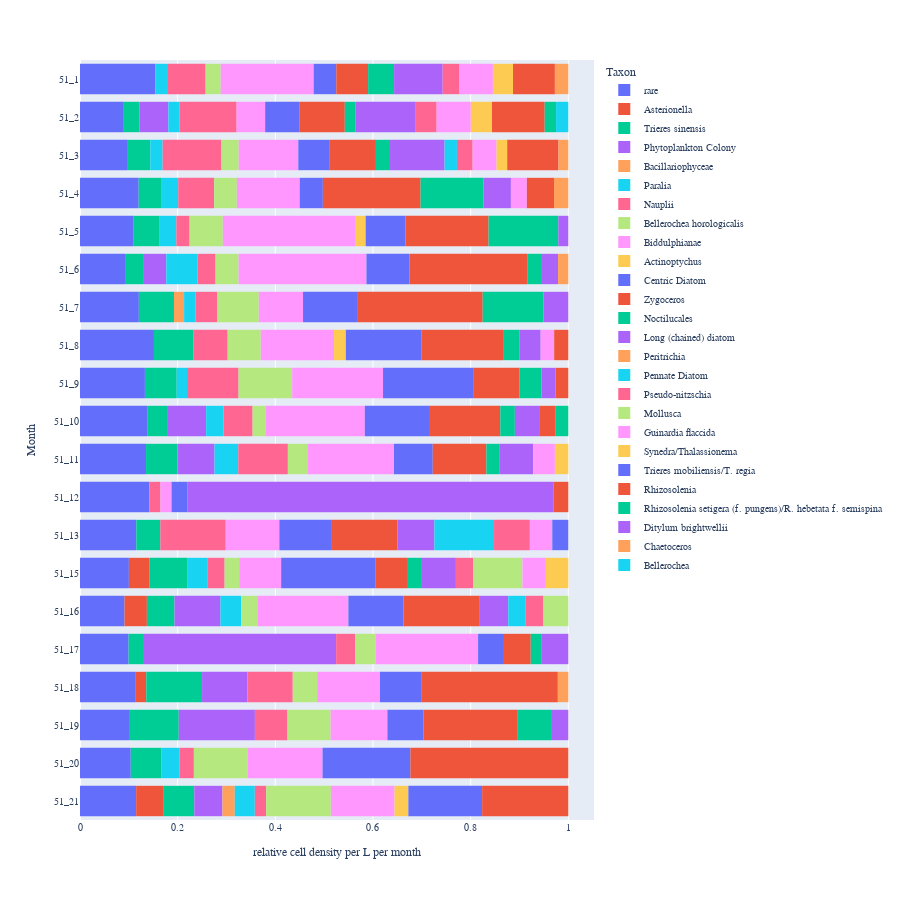
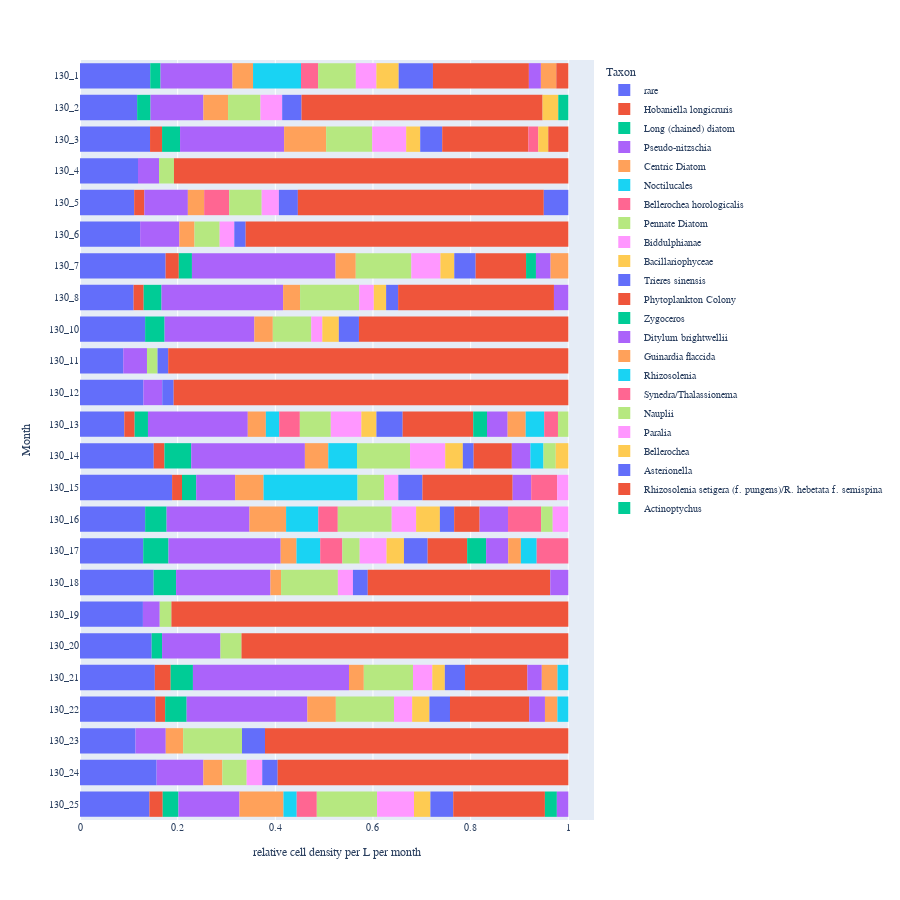

Source (notebook cell) for these figures, in order:
### Code cell
for station in ['51', '130']:
    grouped_df = flowcam[flowcam['Station'] == station][['Taxon', 'Comments', 'density_cell_L_sample']].groupby(['Taxon', 'Comments']).agg({'density_cell_L_sample':['sum', 'mean', 'min', 'max']})
    grouped_df.columns = ['density_cell_l_sum', 'density_cell_l_mean', 'density_cell_l_min', 'density_cell_l_max']
    grouped_df  = grouped_df.reset_index()

    # Normalise sum of cell density values to the total cells per L of that month
    grouped_df['rel_cell_density_l_per_sample'] = grouped_df.density_cell_l_mean / grouped_df.groupby('Comments').density_cell_l_mean.transform('sum')

    # Combine low-abundant groups for figure clarity
    rare_groups = grouped_df['rel_cell_density_l_per_sample'] <= 0.02
    grouped_df.loc[rare_groups, 'Taxon'] = 'rare'

    # Extract and sort samples numerically
    sample_order = sorted(grouped_df['Comments'].unique(), key=lambda x: int(x.split('_')[1]))
    grouped_df['Comments'] = pd.Categorical(grouped_df['Comments'], categories=sample_order, ordered=True)
    
    # Plot
    fig = px.histogram(grouped_df.sort_values('Comments', ascending=False), 
                    x='rel_cell_density_l_per_sample', 
                    y='Comments', 
                    color='Taxon',
                    orientation='h',
                    # text_auto='.2f'
                    )

    fig.update_layout(
        title=None,
        xaxis_title='relative sum of cells per L',
        yaxis_title='Month',  # Set the y-axis title
        font=dict(
            family='Arial',
            size=10
        ),
        autosize=False,
        width=900,
        height=900,
        xaxis_title_text='relative cell density per L per month'
    )

    fig.show()

### Figure 1 — Plotly figure (JSON) as saved in the notebook; plotly's stock layout.template omitted (floating-point values rounded to 4 significant figures; data arrays with more than 128 entries replaced by an {"elided": "..."} marker saying what was removed)
{"data": [{"alignmentgroup": "True", "bingroup": "y", "histfunc": "sum", "hovertemplate": "Taxon=rare<br>sum of rel_cell_density_l_per_sample=%{x}<br>Comments=%{y}<extra></extra>", "legendgroup": "rare", "marker": {"color": "#636efa", "pattern": {"shape": ""}}, "name": "rare", "offsetgroup": "rare", "orientation": "h", "showlegend": true, "type": "histogram", "x": {"elided": "351 float values"}, "xaxis": "x", "y": {"elided": "351 str values"}, "yaxis": "y"}, {"alignmentgroup": "True", "bingroup": "y", "histfunc": "sum", "hovertemplate": "Taxon=Asterionella<br>sum of rel_cell_density_l_per_sample=%{x}<br>Comments=%{y}<extra></extra>", "legendgroup": "Asterionella", "marker": {"color": "#EF553B", "pattern": {"shape": ""}}, "name": "Asterionella", "offsetgroup": "Asterionella", "orientation": "h", "showlegend": true, "type": "histogram", "x": [0.05654, 0.02143, 0.04582, 0.04235], "xaxis": "x", "y": ["51_21", "51_18", "51_16", "51_15"], "yaxis": "y"}, {"alignmentgroup": "True", "bingroup": "y", "histfunc": "sum", "hovertemplate": "Taxon=Trieres sinensis<br>sum of rel_cell_density_l_per_sample=%{x}<br>Comments=%{y}<extra></extra>", "legendgroup": "Trieres sinensis", "marker": {"color": "#00cc96", "pattern": {"shape": ""}}, "name": "Trieres sinensis", "offsetgroup": "Trieres sinensis", "orientation": "h", "showlegend": true, "type": "histogram", "x": [0.06252, 0.06316, 0.1019, 0.1143, 0.02961, 0.05653, 0.07684, 0.04926, 0.06423, 0.04249, 0.06508, 0.08115, 0.07198, 0.03868, 0.05442, 0.04579, 0.04596, 0.0321], "xaxis": "x", "y": ["51_21", "51_20", "51_19", "51_18", "51_17", "51_16", "51_15", "51_13", "51_11", "51_10", "51_9", "51_8", "51_7", "51_6", "51_5", "51_4", "51_3", "51_2"], "yaxis": "y"}, {"alignmentgroup": "True", "bingroup": "y", "histfunc": "sum", "hovertemplate": "Taxon=Phytoplankton Colony<br>sum of rel_cell_density_l_per_sample=%{x}<br>Comments=%{y}<extra></extra>", "legendgroup": "Phytoplankton Colony", "marker": {"color": "#ab63fa", "pattern": {"shape": ""}}, "name": "Phytoplankton Colony", "offsetgroup": "Phytoplankton Colony", "orientation": "h", "showlegend": true, "type": "histogram", "x": [0.0577, 0.1559, 0.09286, 0.3954, 0.09406, 0.07597, 0.07834, 0.04586, 0.05916], "xaxis": "x", "y": ["51_21", "51_19", "51_18", "51_17", "51_16", "51_11", "51_10", "51_6", "51_2"], "yaxis": "y"}, {"alignmentgroup": "True", "bingroup": "y", "histfunc": "sum", "hovertemplate": "Taxon=Bacillariophyceae<br>sum of rel_cell_density_l_per_sample=%{x}<br>Comments=%{y}<extra></extra>", "legendgroup": "Bacillariophyceae", "marker": {"color": "#FFA15A", "pattern": {"shape": ""}}, "name": "Bacillariophyceae", "offsetgroup": "Bacillariophyceae", "orientation": "h", "showlegend": true, "type": "histogram", "x": [0.02513, 0.02078], "xaxis": "x", "y": ["51_21", "51_7"], "yaxis": "y"}, {"alignmentgroup": "True", "bingroup": "y", "histfunc": "sum", "hovertemplate": "Taxon=Paralia<br>sum of rel_cell_density_l_per_sample=%{x}<br>Comments=%{y}<extra></extra>", "legendgroup": "Paralia", "marker": {"color": "#19d3f3", "pattern": {"shape": ""}}, "name": "Paralia", "offsetgroup": "Paralia", "orientation": "h", "showlegend": true, "type": "histogram", "x": [0.04112, 0.03688, 0.04236, 0.0413, 0.04862, 0.03567, 0.02119, 0.02321, 0.06371, 0.03401, 0.03518, 0.02529, 0.02299, 0.02401], "xaxis": "x", "y": ["51_21", "51_20", "51_16", "51_15", "51_11", "51_10", "51_9", "51_7", "51_6", "51_5", "51_4", "51_3", "51_2", "51_1"], "yaxis": "y"}, {"alignmentgroup": "True", "bingroup": "y", "histfunc": "sum", "hovertemplate": "Taxon=Nauplii<br>sum of rel_cell_density_l_per_sample=%{x}<br>Comments=%{y}<extra></extra>", "legendgroup": "Nauplii", "marker": {"color": "#FF6692", "pattern": {"shape": ""}}, "name": "Nauplii", "offsetgroup": "Nauplii", "orientation": "h", "showlegend": true, "type": "histogram", "x": [0.02325, 0.02925, 0.06678, 0.09286, 0.03881, 0.03554, 0.1339, 0.02266, 0.1016, 0.05947, 0.1055, 0.06978, 0.04491, 0.03714, 0.02721, 0.07364, 0.1204, 0.1168, 0.0789], "xaxis": "x", "y": ["51_21", "51_20", "51_19", "51_18", "51_17", "51_15", "51_13", "51_12", "51_11", "51_10", "51_9", "51_8", "51_7", "51_6", "51_5", "51_4", "51_3", "51_2", "51_1"], "yaxis": "y"}, {"alignmentgroup": "True", "bingroup": "y", "histfunc": "sum", "hovertemplate": "Taxon=Bellerochea horologicalis<br>sum of rel_cell_density_l_per_sample=%{x}<br>Comments=%{y}<extra></extra>", "legendgroup": "Bellerochea horologicalis", "marker": {"color": "#B6E880", "pattern": {"shape": ""}}, "name": "Bellerochea horologicalis", "offsetgroup": "Bellerochea horologicalis", "orientation": "h", "showlegend": true, "type": "histogram", "x": [0.1325, 0.1105, 0.08835, 0.05, 0.04229, 0.03328, 0.02989, 0.04104, 0.02636, 0.1099, 0.06779, 0.08476, 0.04716, 0.06803, 0.04646, 0.03543, 0.03087], "xaxis": "x", "y": ["51_21", "51_20", "51_19", "51_18", "51_17", "51_16", "51_15", "51_11", "51_10", "51_9", "51_8", "51_7", "51_6", "51_5", "51_4", "51_3", "51_1"], "yaxis": "y"}, {"alignmentgroup": "True", "bingroup": "y", "histfunc": "sum", "hovertemplate": "Taxon=Biddulphianae<br>sum of rel_cell_density_l_per_sample=%{x}<br>Comments=%{y}<extra></extra>", "legendgroup": "Biddulphianae", "marker": {"color": "#FF97FF", "pattern": {"shape": ""}}, "name": "Biddulphianae", "offsetgroup": "Biddulphianae", "orientation": "h", "showlegend": true, "type": "histogram", "x": [0.1304, 0.153, 0.1162, 0.1286, 0.2097, 0.1864, 0.08592, 0.1097, 0.02266, 0.1763, 0.2034, 0.186, 0.15, 0.09062, 0.2618, 0.2721, 0.1288, 0.122, 0.05844, 0.1904], "xaxis": "x", "y": ["51_21", "51_20", "51_19", "51_18", "51_17", "51_16", "51_15", "51_13", "51_12", "51_11", "51_10", "51_9", "51_8", "51_7", "51_6", "51_5", "51_4", "51_3", "51_2", "51_1"], "yaxis": "y"}, {"alignmentgroup": "True", "bingroup": "y", "histfunc": "sum", "hovertemplate": "Taxon=Actinoptychus<br>sum of rel_cell_density_l_per_sample=%{x}<br>Comments=%{y}<extra></extra>", "legendgroup": "Actinoptychus", "marker": {"color": "#FECB52", "pattern": {"shape": ""}}, "name": "Actinoptychus", "offsetgroup": "Actinoptychus", "orientation": "h", "showlegend": true, "type": "histogram", "x": [0.02838, 0.02414, 0.02041], "xaxis": "x", "y": ["51_21", "51_8", "51_5"], "yaxis": "y"}, {"alignmentgroup": "True", "bingroup": "y", "histfunc": "sum", "hovertemplate": "Taxon=Centric Diatom<br>sum of rel_cell_density_l_per_sample=%{x}<br>Comments=%{y}<extra></extra>", "legendgroup": "Centric Diatom", "marker": {"color": "#636efa", "pattern": {"shape": ""}}, "name": "Centric Diatom", "offsetgroup": "Centric Diatom", "orientation": "h", "showlegend": true, "type": "histogram", "x": [0.1511, 0.1799, 0.07355, 0.08571, 0.05297, 0.113, 0.1927, 0.1059, 0.03296, 0.07931, 0.1334, 0.1845, 0.1545, 0.1123, 0.08837, 0.08163, 0.04737, 0.06456, 0.06977, 0.04631], "xaxis": "x", "y": ["51_21", "51_20", "51_19", "51_18", "51_17", "51_16", "51_15", "51_13", "51_12", "51_11", "51_10", "51_9", "51_8", "51_7", "51_6", "51_5", "51_4", "51_3", "51_2", "51_1"], "yaxis": "y"}, {"alignmentgroup": "True", "bingroup": "y", "histfunc": "sum", "hovertemplate": "Taxon=Zygoceros<br>sum of rel_cell_density_l_per_sample=%{x}<br>Comments=%{y}<extra></extra>", "legendgroup": "Zygoceros", "marker": {"color": "#EF553B", "pattern": {"shape": ""}}, "name": "Zygoceros", "offsetgroup": "Zygoceros", "orientation": "h", "showlegend": true, "type": "histogram", "x": [0.1764, 0.3234, 0.1921, 0.2786, 0.05482, 0.1561, 0.06507, 0.1358, 0.1099, 0.1441, 0.09505, 0.1675, 0.2556, 0.2409, 0.1701, 0.2001, 0.09447, 0.09332, 0.06518], "xaxis": "x", "y": ["51_21", "51_20", "51_19", "51_18", "51_17", "51_16", "51_15", "51_13", "51_11", "51_10", "51_9", "51_8", "51_7", "51_6", "51_5", "51_4", "51_3", "51_2", "51_1"], "yaxis": "y"}, {"alignmentgroup": "True", "bingroup": "y", "histfunc": "sum", "hovertemplate": "Taxon=Noctilucales<br>sum of rel_cell_density_l_per_sample=%{x}<br>Comments=%{y}<extra></extra>", "legendgroup": "Noctilucales", "marker": {"color": "#00cc96", "pattern": {"shape": ""}}, "name": "Noctilucales", "offsetgroup": "Noctilucales", "orientation": "h", "showlegend": true, "type": "histogram", "x": [0.06951, 0.02137, 0.02879, 0.02619, 0.02984, 0.0448, 0.03322, 0.1244, 0.03019, 0.1429, 0.1288, 0.02885, 0.02154, 0.05317], "xaxis": "x", "y": ["51_19", "51_17", "51_15", "51_11", "51_10", "51_9", "51_8", "51_7", "51_6", "51_5", "51_4", "51_3", "51_2", "51_1"], "yaxis": "y"}, {"alignmentgroup": "True", "bingroup": "y", "histfunc": "sum", "hovertemplate": "Taxon=Long (chained) diatom<br>sum of rel_cell_density_l_per_sample=%{x}<br>Comments=%{y}<extra></extra>", "legendgroup": "Long (chained) diatom", "marker": {"color": "#ab63fa", "pattern": {"shape": ""}}, "name": "Long (chained) diatom", "offsetgroup": "Long (chained) diatom", "orientation": "h", "showlegend": true, "type": "histogram", "x": [0.03531, 0.05557, 0.05832, 0.07135, 0.07587, 0.7497, 0.06958, 0.05134, 0.02887, 0.04376, 0.05095, 0.03304, 0.05628, 0.1117, 0.1238, 0.09949], "xaxis": "x", "y": ["51_19", "51_17", "51_16", "51_15", "51_13", "51_12", "51_11", "51_10", "51_9", "51_8", "51_7", "51_6", "51_4", "51_3", "51_2", "51_1"], "yaxis": "y"}, {"alignmentgroup": "True", "bingroup": "y", "histfunc": "sum", "hovertemplate": "Taxon=Peritrichia<br>sum of rel_cell_density_l_per_sample=%{x}<br>Comments=%{y}<extra></extra>", "legendgroup": "Peritrichia", "marker": {"color": "#FFA15A", "pattern": {"shape": ""}}, "name": "Peritrichia", "offsetgroup": "Peritrichia", "orientation": "h", "showlegend": true, "type": "histogram", "x": [0.02143, 0.02096], "xaxis": "x", "y": ["51_18", "51_6"], "yaxis": "y"}, {"alignmentgroup": "True", "bingroup": "y", "histfunc": "sum", "hovertemplate": "Taxon=Pennate Diatom<br>sum of rel_cell_density_l_per_sample=%{x}<br>Comments=%{y}<extra></extra>", "legendgroup": "Pennate Diatom", "marker": {"color": "#19d3f3", "pattern": {"shape": ""}}, "name": "Pennate Diatom", "offsetgroup": "Pennate Diatom", "orientation": "h", "showlegend": true, "type": "histogram", "x": [0.03577, 0.1222, 0.02529], "xaxis": "x", "y": ["51_16", "51_13", "51_3"], "yaxis": "y"}, {"alignmentgroup": "True", "bingroup": "y", "histfunc": "sum", "hovertemplate": "Taxon=Pseudo-nitzschia<br>sum of rel_cell_density_l_per_sample=%{x}<br>Comments=%{y}<extra></extra>", "legendgroup": "Pseudo-nitzschia", "marker": {"color": "#FF6692", "pattern": {"shape": ""}}, "name": "Pseudo-nitzschia", "offsetgroup": "Pseudo-nitzschia", "orientation": "h", "showlegend": true, "type": "histogram", "x": [0.0361, 0.03565, 0.07329, 0.03214, 0.04273, 0.03431], "xaxis": "x", "y": ["51_16", "51_15", "51_13", "51_3", "51_2", "51_1"], "yaxis": "y"}, {"alignmentgroup": "True", "bingroup": "y", "histfunc": "sum", "hovertemplate": "Taxon=Mollusca<br>sum of rel_cell_density_l_per_sample=%{x}<br>Comments=%{y}<extra></extra>", "legendgroup": "Mollusca", "marker": {"color": "#B6E880", "pattern": {"shape": ""}}, "name": "Mollusca", "offsetgroup": "Mollusca", "orientation": "h", "showlegend": true, "type": "histogram", "x": [0.05105, 0.1006], "xaxis": "x", "y": ["51_16", "51_15"], "yaxis": "y"}, {"alignmentgroup": "True", "bingroup": "y", "histfunc": "sum", "hovertemplate": "Taxon=Guinardia flaccida<br>sum of rel_cell_density_l_per_sample=%{x}<br>Comments=%{y}<extra></extra>", "legendgroup": "Guinardia flaccida", "marker": {"color": "#FF97FF", "pattern": {"shape": ""}}, "name": "Guinardia flaccida", "offsetgroup": "Guinardia flaccida", "orientation": "h", "showlegend": true, "type": "histogram", "x": [0.04804, 0.04589, 0.04443, 0.02769, 0.0326, 0.04891, 0.06998, 0.06861], "xaxis": "x", "y": ["51_15", "51_13", "51_11", "51_8", "51_4", "51_3", "51_2", "51_1"], "yaxis": "y"}, {"alignmentgroup": "True", "bingroup": "y", "histfunc": "sum", "hovertemplate": "Taxon=Synedra/Thalassionema<br>sum of rel_cell_density_l_per_sample=%{x}<br>Comments=%{y}<extra></extra>", "legendgroup": "Synedra/Thalassionema", "marker": {"color": "#FECB52", "pattern": {"shape": ""}}, "name": "Synedra/Thalassionema", "offsetgroup": "Synedra/Thalassionema", "orientation": "h", "showlegend": true, "type": "histogram", "x": [0.04585, 0.02752, 0.02189, 0.04342, 0.04117], "xaxis": "x", "y": ["51_15", "51_11", "51_3", "51_2", "51_1"], "yaxis": "y"}, {"alignmentgroup": "True", "bingroup": "y", "histfunc": "sum", "hovertemplate": "Taxon=Trieres mobiliensis/T. regia<br>sum of rel_cell_density_l_per_sample=%{x}<br>Comments=%{y}<extra></extra>", "legendgroup": "Trieres mobiliensis/T. regia", "marker": {"color": "#636efa", "pattern": {"shape": ""}}, "name": "Trieres mobiliensis/T. regia", "offsetgroup": "Trieres mobiliensis/T. regia", "orientation": "h", "showlegend": true, "type": "histogram", "x": [0.03284], "xaxis": "x", "y": ["51_13"], "yaxis": "y"}, {"alignmentgroup": "True", "bingroup": "y", "histfunc": "sum", "hovertemplate": "Taxon=Rhizosolenia<br>sum of rel_cell_density_l_per_sample=%{x}<br>Comments=%{y}<extra></extra>", "legendgroup": "Rhizosolenia", "marker": {"color": "#EF553B", "pattern": {"shape": ""}}, "name": "Rhizosolenia", "offsetgroup": "Rhizosolenia", "orientation": "h", "showlegend": true, "type": "histogram", "x": [0.02987, 0.0313, 0.02616, 0.02893, 0.05559, 0.105, 0.1079, 0.08577], "xaxis": "x", "y": ["51_12", "51_10", "51_9", "51_8", "51_4", "51_3", "51_2", "51_1"], "yaxis": "y"}, {"alignmentgroup": "True", "bingroup": "y", "histfunc": "sum", "hovertemplate": "Taxon=Rhizosolenia setigera (f. pungens)/R. hebetata f. semispina<br>sum of rel_cell_density_l_per_sample=%{x}<br>Comments=%{y}<extra></extra>", "legendgroup": "Rhizosolenia setigera (f. pungens)/R. hebetata f. semispina", "marker": {"color": "#00cc96", "pattern": {"shape": ""}}, "name": "Rhizosolenia setigera (f. pungens)/R. hebetata f. semispina", "offsetgroup": "Rhizosolenia setigera (f. pungens)/R. hebetata f. semispina", "orientation": "h", "showlegend": true, "type": "histogram", "x": [0.02681, 0.02332], "xaxis": "x", "y": ["51_10", "51_2"], "yaxis": "y"}, {"alignmentgroup": "True", "bingroup": "y", "histfunc": "sum", "hovertemplate": "Taxon=Ditylum brightwellii<br>sum of rel_cell_density_l_per_sample=%{x}<br>Comments=%{y}<extra></extra>", "legendgroup": "Ditylum brightwellii", "marker": {"color": "#ab63fa", "pattern": {"shape": ""}}, "name": "Ditylum brightwellii", "offsetgroup": "Ditylum brightwellii", "orientation": "h", "showlegend": true, "type": "histogram", "x": [0.02041], "xaxis": "x", "y": ["51_5"], "yaxis": "y"}, {"alignmentgroup": "True", "bingroup": "y", "histfunc": "sum", "hovertemplate": "Taxon=Chaetoceros<br>sum of rel_cell_density_l_per_sample=%{x}<br>Comments=%{y}<extra></extra>", "legendgroup": "Chaetoceros", "marker": {"color": "#FFA15A", "pattern": {"shape": ""}}, "name": "Chaetoceros", "offsetgroup": "Chaetoceros", "orientation": "h", "showlegend": true, "type": "histogram", "x": [0.02932, 0.02011, 0.02744], "xaxis": "x", "y": ["51_4", "51_3", "51_1"], "yaxis": "y"}, {"alignmentgroup": "True", "bingroup": "y", "histfunc": "sum", "hovertemplate": "Taxon=Bellerochea<br>sum of rel_cell_density_l_per_sample=%{x}<br>Comments=%{y}<extra></extra>", "legendgroup": "Bellerochea", "marker": {"color": "#19d3f3", "pattern": {"shape": ""}}, "name": "Bellerochea", "offsetgroup": "Bellerochea", "orientation": "h", "showlegend": true, "type": "histogram", "x": [0.02505], "xaxis": "x", "y": ["51_2"], "yaxis": "y"}], "layout": {"autosize": false, "barmode": "relative", "font": {"family": "Arial", "size": 10}, "height": 900, "legend": {"title": {"text": "Taxon"}, "tracegroupgap": 0}, "margin": {"t": 60}, "title": {}, "width": 900, "xaxis": {"anchor": "y", "domain": [0, 1], "title": {"text": "relative cell density per L per month"}}, "yaxis": {"anchor": "x", "domain": [0, 1], "title": {"text": "Month"}}}}

### Figure 2 — Plotly figure (JSON) as saved in the notebook; plotly's stock layout.template omitted (floating-point values rounded to 4 significant figures; data arrays with more than 128 entries replaced by an {"elided": "..."} marker saying what was removed)
{"data": [{"alignmentgroup": "True", "bingroup": "y", "histfunc": "sum", "hovertemplate": "Taxon=rare<br>sum of rel_cell_density_l_per_sample=%{x}<br>Comments=%{y}<extra></extra>", "legendgroup": "rare", "marker": {"color": "#636efa", "pattern": {"shape": ""}}, "name": "rare", "offsetgroup": "rare", "orientation": "h", "showlegend": true, "type": "histogram", "x": {"elided": "577 float values"}, "xaxis": "x", "y": {"elided": "577 str values"}, "yaxis": "y"}, {"alignmentgroup": "True", "bingroup": "y", "histfunc": "sum", "hovertemplate": "Taxon=Hobaniella longicruris<br>sum of rel_cell_density_l_per_sample=%{x}<br>Comments=%{y}<extra></extra>", "legendgroup": "Hobaniella longicruris", "marker": {"color": "#EF553B", "pattern": {"shape": ""}}, "name": "Hobaniella longicruris", "offsetgroup": "Hobaniella longicruris", "orientation": "h", "showlegend": true, "type": "histogram", "x": [0.02717, 0.02, 0.03239, 0.02025, 0.02194, 0.02115, 0.02066, 0.027, 0.0208, 0.02459], "xaxis": "x", "y": ["130_25", "130_22", "130_21", "130_15", "130_14", "130_13", "130_8", "130_7", "130_5", "130_3"], "yaxis": "y"}, {"alignmentgroup": "True", "bingroup": "y", "histfunc": "sum", "hovertemplate": "Taxon=Long (chained) diatom<br>sum of rel_cell_density_l_per_sample=%{x}<br>Comments=%{y}<extra></extra>", "legendgroup": "Long (chained) diatom", "marker": {"color": "#00cc96", "pattern": {"shape": ""}}, "name": "Long (chained) diatom", "offsetgroup": "Long (chained) diatom", "orientation": "h", "showlegend": true, "type": "histogram", "x": [0.03223, 0.04404, 0.04561, 0.02133, 0.04594, 0.05178, 0.04393, 0.02911, 0.05488, 0.02731, 0.03986, 0.03659, 0.0269, 0.03688, 0.02737, 0.02105], "xaxis": "x", "y": ["130_25", "130_22", "130_21", "130_20", "130_18", "130_17", "130_16", "130_15", "130_14", "130_13", "130_10", "130_8", "130_7", "130_3", "130_2", "130_1"], "yaxis": "y"}, {"alignmentgroup": "True", "bingroup": "y", "histfunc": "sum", "hovertemplate": "Taxon=Pseudo-nitzschia<br>sum of rel_cell_density_l_per_sample=%{x}<br>Comments=%{y}<extra></extra>", "legendgroup": "Pseudo-nitzschia", "marker": {"color": "#ab63fa", "pattern": {"shape": ""}}, "name": "Pseudo-nitzschia", "offsetgroup": "Pseudo-nitzschia", "orientation": "h", "showlegend": true, "type": "histogram", "x": [0.125, 0.09575, 0.062, 0.2472, 0.3196, 0.1196, 0.03441, 0.1933, 0.2298, 0.1697, 0.07975, 0.2327, 0.2044, 0.03864, 0.0486, 0.1838, 0.249, 0.2941, 0.08034, 0.08913, 0.04309, 0.2131, 0.1082, 0.1474], "xaxis": "x", "y": ["130_25", "130_24", "130_23", "130_22", "130_21", "130_20", "130_19", "130_18", "130_17", "130_16", "130_15", "130_14", "130_13", "130_12", "130_11", "130_10", "130_8", "130_7", "130_6", "130_5", "130_4", "130_3", "130_2", "130_1"], "yaxis": "y"}, {"alignmentgroup": "True", "bingroup": "y", "histfunc": "sum", "hovertemplate": "Taxon=Centric Diatom<br>sum of rel_cell_density_l_per_sample=%{x}<br>Comments=%{y}<extra></extra>", "legendgroup": "Centric Diatom", "marker": {"color": "#FFA15A", "pattern": {"shape": ""}}, "name": "Centric Diatom", "offsetgroup": "Centric Diatom", "orientation": "h", "showlegend": true, "type": "histogram", "x": [0.09005, 0.03895, 0.03559, 0.05841, 0.03036, 0.02174, 0.03236, 0.07498, 0.05823, 0.04798, 0.037, 0.03782, 0.03473, 0.04142, 0.03095, 0.03334, 0.08607, 0.05056, 0.0421], "xaxis": "x", "y": ["130_25", "130_24", "130_23", "130_22", "130_21", "130_18", "130_17", "130_16", "130_15", "130_14", "130_13", "130_10", "130_8", "130_7", "130_6", "130_5", "130_3", "130_2", "130_1"], "yaxis": "y"}, {"alignmentgroup": "True", "bingroup": "y", "histfunc": "sum", "hovertemplate": "Taxon=Noctilucales<br>sum of rel_cell_density_l_per_sample=%{x}<br>Comments=%{y}<extra></extra>", "legendgroup": "Noctilucales", "marker": {"color": "#19d3f3", "pattern": {"shape": ""}}, "name": "Noctilucales", "offsetgroup": "Noctilucales", "orientation": "h", "showlegend": true, "type": "histogram", "x": [0.02711, 0.04854, 0.06595, 0.1924, 0.05871, 0.02731, 0.09825], "xaxis": "x", "y": ["130_25", "130_17", "130_16", "130_15", "130_14", "130_13", "130_1"], "yaxis": "y"}, {"alignmentgroup": "True", "bingroup": "y", "histfunc": "sum", "hovertemplate": "Taxon=Bellerochea horologicalis<br>sum of rel_cell_density_l_per_sample=%{x}<br>Comments=%{y}<extra></extra>", "legendgroup": "Bellerochea horologicalis", "marker": {"color": "#FF6692", "pattern": {"shape": ""}}, "name": "Bellerochea horologicalis", "offsetgroup": "Bellerochea horologicalis", "orientation": "h", "showlegend": true, "type": "histogram", "x": [0.04115, 0.04531, 0.03994, 0.04229, 0.05142, 0.03509], "xaxis": "x", "y": ["130_25", "130_17", "130_16", "130_13", "130_5", "130_1"], "yaxis": "y"}, {"alignmentgroup": "True", "bingroup": "y", "histfunc": "sum", "hovertemplate": "Taxon=Pennate Diatom<br>sum of rel_cell_density_l_per_sample=%{x}<br>Comments=%{y}<extra></extra>", "legendgroup": "Pennate Diatom", "marker": {"color": "#B6E880", "pattern": {"shape": ""}}, "name": "Pennate Diatom", "offsetgroup": "Pennate Diatom", "orientation": "h", "showlegend": true, "type": "histogram", "x": [0.1233, 0.04973, 0.1205, 0.119, 0.1008, 0.04308, 0.02395, 0.1164, 0.0356, 0.1104, 0.05443, 0.1086, 0.06344, 0.02165, 0.07867, 0.1211, 0.1138, 0.05156, 0.06642, 0.03053, 0.09426, 0.06636, 0.0772], "xaxis": "x", "y": ["130_25", "130_24", "130_23", "130_22", "130_21", "130_20", "130_19", "130_18", "130_17", "130_16", "130_15", "130_14", "130_13", "130_11", "130_10", "130_8", "130_7", "130_6", "130_5", "130_4", "130_3", "130_2", "130_1"], "yaxis": "y"}, {"alignmentgroup": "True", "bingroup": "y", "histfunc": "sum", "hovertemplate": "Taxon=Biddulphianae<br>sum of rel_cell_density_l_per_sample=%{x}<br>Comments=%{y}<extra></extra>", "legendgroup": "Biddulphianae", "marker": {"color": "#FF97FF", "pattern": {"shape": ""}}, "name": "Biddulphianae", "offsetgroup": "Biddulphianae", "orientation": "h", "showlegend": true, "type": "histogram", "x": [0.0757, 0.03191, 0.03721, 0.03951, 0.0308, 0.05502, 0.04998, 0.02911, 0.07207, 0.06255, 0.0227, 0.02988, 0.0596, 0.02995, 0.03519, 0.06967, 0.04446, 0.0421], "xaxis": "x", "y": ["130_25", "130_24", "130_22", "130_21", "130_18", "130_17", "130_16", "130_15", "130_14", "130_13", "130_10", "130_8", "130_7", "130_6", "130_5", "130_3", "130_2", "130_1"], "yaxis": "y"}, {"alignmentgroup": "True", "bingroup": "y", "histfunc": "sum", "hovertemplate": "Taxon=Bacillariophyceae<br>sum of rel_cell_density_l_per_sample=%{x}<br>Comments=%{y}<extra></extra>", "legendgroup": "Bacillariophyceae", "marker": {"color": "#FECB52", "pattern": {"shape": ""}}, "name": "Bacillariophyceae", "offsetgroup": "Bacillariophyceae", "orientation": "h", "showlegend": true, "type": "histogram", "x": [0.0336, 0.03538, 0.02564, 0.0356, 0.04865, 0.03605, 0.03084, 0.03379, 0.02521, 0.02834, 0.02869, 0.04561], "xaxis": "x", "y": ["130_25", "130_22", "130_21", "130_17", "130_16", "130_14", "130_13", "130_10", "130_8", "130_7", "130_3", "130_1"], "yaxis": "y"}, {"alignmentgroup": "True", "bingroup": "y", "histfunc": "sum", "hovertemplate": "Taxon=Trieres sinensis<br>sum of rel_cell_density_l_per_sample=%{x}<br>Comments=%{y}<extra></extra>", "legendgroup": "Trieres sinensis", "marker": {"color": "#636efa", "pattern": {"shape": ""}}, "name": "Trieres sinensis", "offsetgroup": "Trieres sinensis", "orientation": "h", "showlegend": true, "type": "histogram", "x": [0.04677, 0.03159, 0.04707, 0.04208, 0.04137, 0.03043, 0.04854, 0.02926, 0.04937, 0.02213, 0.05374, 0.02339, 0.02182, 0.04121, 0.02459, 0.04377, 0.02326, 0.03891, 0.04508, 0.03963, 0.07017], "xaxis": "x", "y": ["130_25", "130_24", "130_23", "130_22", "130_21", "130_18", "130_17", "130_16", "130_15", "130_14", "130_13", "130_12", "130_11", "130_10", "130_8", "130_7", "130_6", "130_5", "130_3", "130_2", "130_1"], "yaxis": "y"}, {"alignmentgroup": "True", "bingroup": "y", "histfunc": "sum", "hovertemplate": "Taxon=Phytoplankton Colony<br>sum of rel_cell_density_l_per_sample=%{x}<br>Comments=%{y}<extra></extra>", "legendgroup": "Phytoplankton Colony", "marker": {"color": "#EF553B", "pattern": {"shape": ""}}, "name": "Phytoplankton Colony", "offsetgroup": "Phytoplankton Colony", "orientation": "h", "showlegend": true, "type": "histogram", "x": [0.1877, 0.5952, 0.6211, 0.1624, 0.1277, 0.6693, 0.8128, 0.3737, 0.08091, 0.05214, 0.1848, 0.07825, 0.1445, 0.8082, 0.8194, 0.4287, 0.3191, 0.1032, 0.6608, 0.5036, 0.8076, 0.1762, 0.4937, 0.1965], "xaxis": "x", "y": ["130_25", "130_24", "130_23", "130_22", "130_21", "130_20", "130_19", "130_18", "130_17", "130_16", "130_15", "130_14", "130_13", "130_12", "130_11", "130_10", "130_8", "130_7", "130_6", "130_5", "130_4", "130_3", "130_2", "130_1"], "yaxis": "y"}, {"alignmentgroup": "True", "bingroup": "y", "histfunc": "sum", "hovertemplate": "Taxon=Zygoceros<br>sum of rel_cell_density_l_per_sample=%{x}<br>Comments=%{y}<extra></extra>", "legendgroup": "Zygoceros", "marker": {"color": "#00cc96", "pattern": {"shape": ""}}, "name": "Zygoceros", "offsetgroup": "Zygoceros", "orientation": "h", "showlegend": true, "type": "histogram", "x": [0.02448, 0.03883, 0.02819, 0.02028], "xaxis": "x", "y": ["130_25", "130_17", "130_13", "130_7"], "yaxis": "y"}, {"alignmentgroup": "True", "bingroup": "y", "histfunc": "sum", "hovertemplate": "Taxon=Ditylum brightwellii<br>sum of rel_cell_density_l_per_sample=%{x}<br>Comments=%{y}<extra></extra>", "legendgroup": "Ditylum brightwellii", "marker": {"color": "#ab63fa", "pattern": {"shape": ""}}, "name": "Ditylum brightwellii", "offsetgroup": "Ditylum brightwellii", "orientation": "h", "showlegend": true, "type": "histogram", "x": [0.02342, 0.03213, 0.02954, 0.0369, 0.04531, 0.05813, 0.03797, 0.03803, 0.04229, 0.02939, 0.02993, 0.02456], "xaxis": "x", "y": ["130_25", "130_22", "130_21", "130_18", "130_17", "130_16", "130_15", "130_14", "130_13", "130_8", "130_7", "130_1"], "yaxis": "y"}, {"alignmentgroup": "True", "bingroup": "y", "histfunc": "sum", "hovertemplate": "Taxon=Guinardia flaccida<br>sum of rel_cell_density_l_per_sample=%{x}<br>Comments=%{y}<extra></extra>", "legendgroup": "Guinardia flaccida", "marker": {"color": "#FFA15A", "pattern": {"shape": ""}}, "name": "Guinardia flaccida", "offsetgroup": "Guinardia flaccida", "orientation": "h", "showlegend": true, "type": "histogram", "x": [0.02556, 0.03226, 0.02589, 0.037, 0.0363, 0.03158], "xaxis": "x", "y": ["130_22", "130_21", "130_17", "130_13", "130_7", "130_1"], "yaxis": "y"}, {"alignmentgroup": "True", "bingroup": "y", "histfunc": "sum", "hovertemplate": "Taxon=Rhizosolenia<br>sum of rel_cell_density_l_per_sample=%{x}<br>Comments=%{y}<extra></extra>", "legendgroup": "Rhizosolenia", "marker": {"color": "#19d3f3", "pattern": {"shape": ""}}, "name": "Rhizosolenia", "offsetgroup": "Rhizosolenia", "orientation": "h", "showlegend": true, "type": "histogram", "x": [0.02226, 0.02202, 0.03236, 0.02664, 0.03788], "xaxis": "x", "y": ["130_22", "130_21", "130_17", "130_14", "130_13"], "yaxis": "y"}, {"alignmentgroup": "True", "bingroup": "y", "histfunc": "sum", "hovertemplate": "Taxon=Synedra/Thalassionema<br>sum of rel_cell_density_l_per_sample=%{x}<br>Comments=%{y}<extra></extra>", "legendgroup": "Synedra/Thalassionema", "marker": {"color": "#FF6692", "pattern": {"shape": ""}}, "name": "Synedra/Thalassionema", "offsetgroup": "Synedra/Thalassionema", "orientation": "h", "showlegend": true, "type": "histogram", "x": [0.06473, 0.06776, 0.05316, 0.02819, 0.02049], "xaxis": "x", "y": ["130_17", "130_16", "130_15", "130_13", "130_3"], "yaxis": "y"}, {"alignmentgroup": "True", "bingroup": "y", "histfunc": "sum", "hovertemplate": "Taxon=Nauplii<br>sum of rel_cell_density_l_per_sample=%{x}<br>Comments=%{y}<extra></extra>", "legendgroup": "Nauplii", "marker": {"color": "#B6E880", "pattern": {"shape": ""}}, "name": "Nauplii", "offsetgroup": "Nauplii", "orientation": "h", "showlegend": true, "type": "histogram", "x": [0.02375, 0.0252, 0.02115], "xaxis": "x", "y": ["130_16", "130_14", "130_13"], "yaxis": "y"}, {"alignmentgroup": "True", "bingroup": "y", "histfunc": "sum", "hovertemplate": "Taxon=Paralia<br>sum of rel_cell_density_l_per_sample=%{x}<br>Comments=%{y}<extra></extra>", "legendgroup": "Paralia", "marker": {"color": "#FF97FF", "pattern": {"shape": ""}}, "name": "Paralia", "offsetgroup": "Paralia", "orientation": "h", "showlegend": true, "type": "histogram", "x": [0.03194, 0.02278], "xaxis": "x", "y": ["130_16", "130_15"], "yaxis": "y"}, {"alignmentgroup": "True", "bingroup": "y", "histfunc": "sum", "hovertemplate": "Taxon=Bellerochea<br>sum of rel_cell_density_l_per_sample=%{x}<br>Comments=%{y}<extra></extra>", "legendgroup": "Bellerochea", "marker": {"color": "#FECB52", "pattern": {"shape": ""}}, "name": "Bellerochea", "offsetgroup": "Bellerochea", "orientation": "h", "showlegend": true, "type": "histogram", "x": [0.02573, 0.02049, 0.03214], "xaxis": "x", "y": ["130_14", "130_3", "130_2"], "yaxis": "y"}, {"alignmentgroup": "True", "bingroup": "y", "histfunc": "sum", "hovertemplate": "Taxon=Asterionella<br>sum of rel_cell_density_l_per_sample=%{x}<br>Comments=%{y}<extra></extra>", "legendgroup": "Asterionella", "marker": {"color": "#636efa", "pattern": {"shape": ""}}, "name": "Asterionella", "offsetgroup": "Asterionella", "orientation": "h", "showlegend": true, "type": "histogram", "x": [0.0502], "xaxis": "x", "y": ["130_5"], "yaxis": "y"}, {"alignmentgroup": "True", "bingroup": "y", "histfunc": "sum", "hovertemplate": "Taxon=Rhizosolenia setigera (f. pungens)/R. hebetata f. semispina<br>sum of rel_cell_density_l_per_sample=%{x}<br>Comments=%{y}<extra></extra>", "legendgroup": "Rhizosolenia setigera (f. pungens)/R. hebetata f. semispina", "marker": {"color": "#EF553B", "pattern": {"shape": ""}}, "name": "Rhizosolenia setigera (f. pungens)/R. hebetata f. semispina", "offsetgroup": "Rhizosolenia setigera (f. pungens)/R. hebetata f. semispina", "orientation": "h", "showlegend": true, "type": "histogram", "x": [0.04098, 0.02456], "xaxis": "x", "y": ["130_3", "130_1"], "yaxis": "y"}, {"alignmentgroup": "True", "bingroup": "y", "histfunc": "sum", "hovertemplate": "Taxon=Actinoptychus<br>sum of rel_cell_density_l_per_sample=%{x}<br>Comments=%{y}<extra></extra>", "legendgroup": "Actinoptychus", "marker": {"color": "#00cc96", "pattern": {"shape": ""}}, "name": "Actinoptychus", "offsetgroup": "Actinoptychus", "orientation": "h", "showlegend": true, "type": "histogram", "x": [0.02053], "xaxis": "x", "y": ["130_2"], "yaxis": "y"}], "layout": {"autosize": false, "barmode": "relative", "font": {"family": "Arial", "size": 10}, "height": 900, "legend": {"title": {"text": "Taxon"}, "tracegroupgap": 0}, "margin": {"t": 60}, "title": {}, "width": 900, "xaxis": {"anchor": "y", "domain": [0, 1], "title": {"text": "relative cell density per L per month"}}, "yaxis": {"anchor": "x", "domain": [0, 1], "title": {"text": "Month"}}}}
